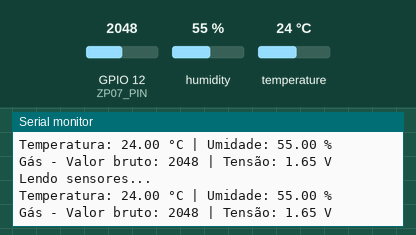
This sketch was run on a simulated ESP32. On the bench: the last lines printed to the serial monitor. The inputs (shaded band) are chosen by the test bench; at power-on: humidity 55 %, GPIO 12 (ZP07_PIN) = 2048, temperature 24 °C.

Above: at 2.9 s.
3.0 s: humidity set to 22 %
At 5.0 s:
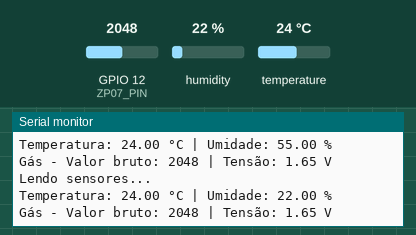
5.7 s: GPIO 12 (ZP07_PIN) set to 2866
At 6.9 s:
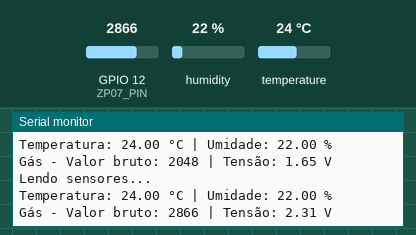
8.4 s: temperature set to 12 °C
At 10.8 s:
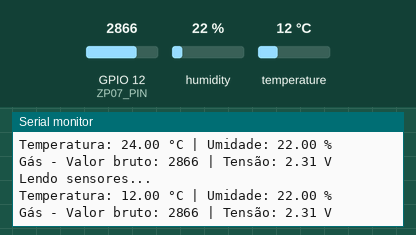
11.1 s: GPIO 12 (ZP07_PIN) set to 3603
At 12.7 s:
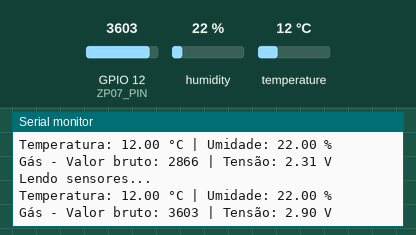
13.8 s: humidity set to 40 %
At 15.8 s:
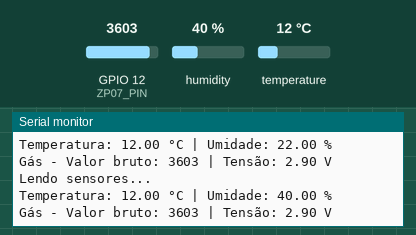
Timing chart, 0 to 17.3 s (numbered marks = the images above; inputs shaded):
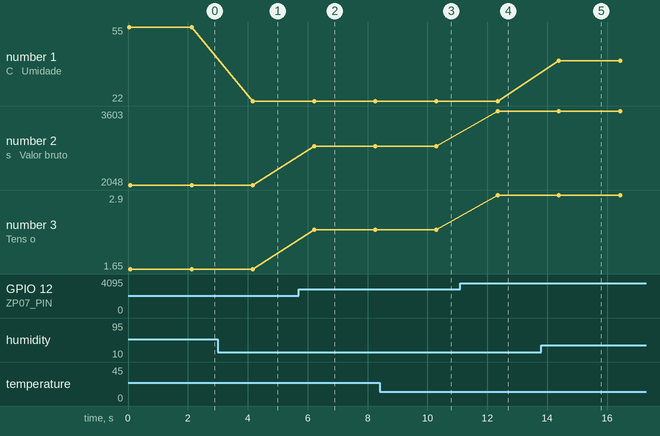

Measured:
- after the input at 3.0 s, the serial monitor: prints a new line after 1.2 s (image 1)
- after the input at 5.7 s, the serial monitor: prints a new line after 0.51 s (image 2)
- after the input at 8.4 s, the serial monitor: prints a new line after 1.9 s (image 3)
- after the input at 11.1 s, the serial monitor: prints a new line after 1.2 s (image 4)
- after the input at 13.8 s, the serial monitor: prints a new line after 0.59 s (image 5)
- plotted number 1: 22 → 40 after the input at 13.8 s
- plotted number 2: 2048 → 2866 after the input at 5.7 s, 2866 → 3603 after the input at 11.1 s
- plotted number 3: 1.65 → 2.31 after the input at 5.7 s, 2.31 → 2.9 after the input at 11.1 s

The sketch:

mareDeDados.ino
```cpp
#include <DHT.h>

#define DHTPIN 13      // Pino do sensor DHT22 (D26)
#define DHTTYPE DHT22  // Tipo do sensor DHT
#define ZP07_PIN 12   // Pino analógico para o sensor ZP07-4 (D25)

DHT dht(DHTPIN, DHTTYPE);

void setup() {
  Serial.begin(9600);  // Inicializa o monitor serial
  Serial.println("Iniciando o ESP32...");

  dht.begin();           // Inicializa o sensor DHT22
  Serial.println("Sensor DHT22 iniciado.");

  pinMode(ZP07_PIN, INPUT); // Configura o pino do sensor ZP07-4 como entrada
  Serial.println("Sensor ZP07-4 configurado.");
}

void loop() {
  Serial.println("Lendo sensores...");

  // Leitura do sensor DHT22
  float temperatura = dht.readTemperature();
  float umidade = dht.readHumidity();

  // Verifica se houve falha na leitura do DHT22
  if (isnan(temperatura) || isnan(umidade)) {
    Serial.println("Falha na leitura do sensor DHT22!");
  } else {
    Serial.print("Temperatura: ");
    Serial.print(temperatura);
    Serial.print(" °C | Umidade: ");
    Serial.print(umidade);
    Serial.println(" %");
  }

  // Leitura do sensor ZP07-4 (gás)
  int gasValue = analogRead(ZP07_PIN);  // Leitura analógica do sensor de gás
  float voltagemGas = gasValue * (3.3 / 4095.0); // Converte para voltagem (valor de 12 bits no ESP32)

  // Imprime os dados do sensor ZP07-4
  Serial.print("Gás - Valor bruto: ");
  Serial.print(gasValue);
  Serial.print(" | Tensão: ");
  Serial.print(voltagemGas);
  Serial.println(" V");

  delay(2000);  // Atraso de 2 segundos entre as leituras
}
```

mareDeDados.cpp
```cpp
#include <Adafruit_GFX.h>
#include <Adafruit_ST7789.h>
#include <SPI.h>

// Defina os pinos que você conectou
#define TFT_CS   5
#define TFT_DC   2
#define TFT_RST  4

// Cria objeto do display
Adafruit_ST7789 tft = Adafruit_ST7789(TFT_CS, TFT_DC, TFT_RST);

void setup() {
  Serial.begin(115200);
  Serial.println("Iniciando display ST7789...");

  // Inicializa com resolução 240x240
  tft.init(240, 240);

  // Liga o backlight se precisar
  tft.fillScreen(ST77XX_BLACK);
  tft.setCursor(20, 20);
  tft.setTextColor(ST77XX_GREEN);
  tft.setTextSize(2);
  tft.println("Ola ESP32!");
}

void loop() {
  // Animação simples
  tft.fillScreen(ST77XX_BLACK);
  tft.setCursor(10, 120);
  tft.setTextColor(ST77XX_RED);
  tft.setTextSize(3);
  tft.println("Rodando...");
  delay(1000);

  tft.fillScreen(ST77XX_BLUE);
  delay(1000);
}
```
